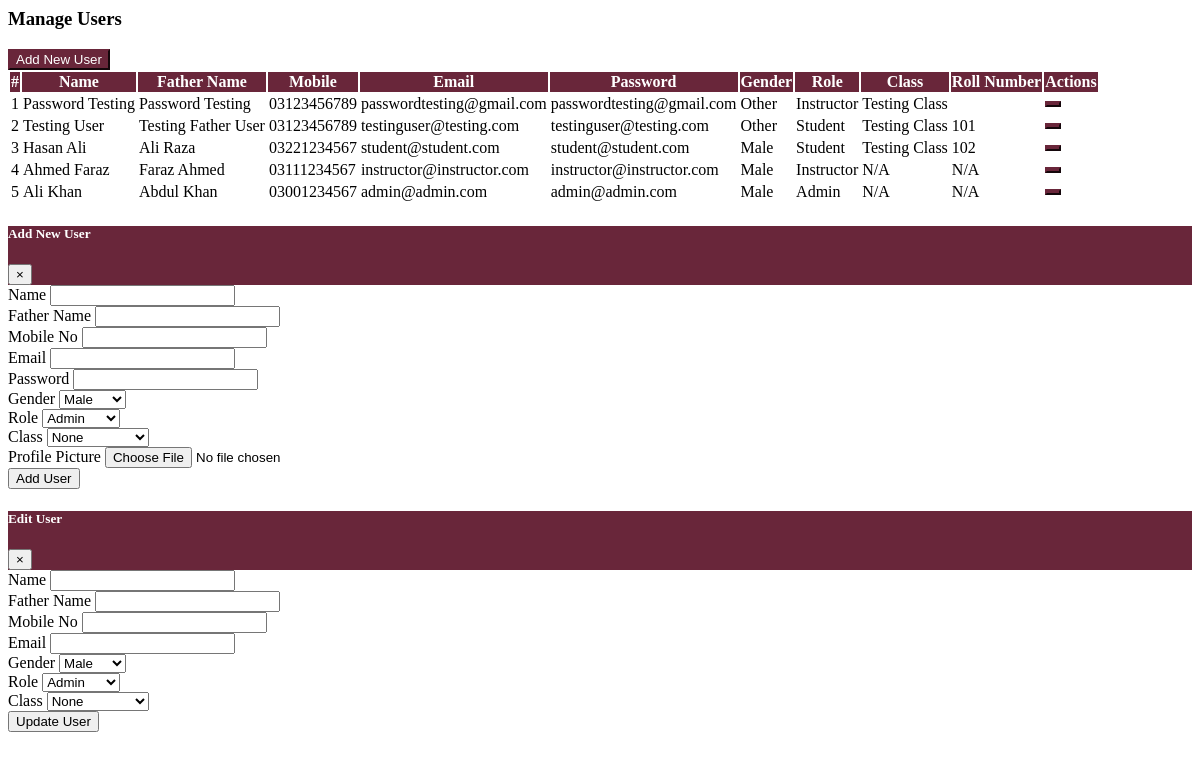
Screenshot of /Admin/pages/manage_user_content.php with the database file from the repository.
### tables this page shows
CREATE TABLE `users` (
  `id` int(11) NOT NULL,
  `name` varchar(100) NOT NULL,
  `father_name` varchar(100) DEFAULT NULL,
  `mobile_no` varchar(20) DEFAULT NULL,
  `email` varchar(100) NOT NULL,
  `password` varchar(255) NOT NULL,
  `gender` enum('Male','Female','Other') DEFAULT NULL,
  `role` enum('Admin','Instructor','Student') NOT NULL,
  `class_id` int(11) DEFAULT NULL,
  `roll_number` varchar(50) DEFAULT NULL,
  `profile_picture` varchar(255) DEFAULT NULL,
  `created_at` timestamp NOT NULL DEFAULT current_timestamp()
);

CREATE TABLE `classes` (
  `id` int(11) NOT NULL,
  `class_name` varchar(100) NOT NULL,
  `section` varchar(50) DEFAULT NULL,
  `instructor_id` int(11) DEFAULT NULL,
  `created_at` timestamp NOT NULL DEFAULT current_timestamp()
);

### Admin/pages/manage_user_content.php (the view, shortened to what this page needs)
<?php
include('../config/db.php');
$users = mysqli_query($conn, "SELECT users.*, classes.class_name FROM users LEFT JOIN classes ON users.class_id = classes.id ORDER BY users.id DESC");
?>
<div class="container-fluid">
  <div class="card">
    <div class="card-header">
      <h3 class="card-title">Manage Users</h3>
      <div class="card-tools">
        <button class="btn btn-primary btn-sm" data-toggle="modal" data-target="#addUserModal">
          <i class="fas fa-plus"></i> Add New User
        </button>
      </div>
    </div>
    <div class="card-body table-responsive">
      <table class="table table-bordered table-striped text-center">
        <thead>
          <tr>
            <th>#</th>
            <th>Name</th>
            <th>Father Name</th>
            <th>Mobile</th>
            <th>Email</th>
            <th>Password</th>
            <th>Gender</th>
            <th>Role</th>
            <th>Class</th>
            <th>Roll Number</th>
            <th>Actions</th>
          </tr>
        </thead>
        <tbody>
          <?php
          $i = 1;
          while ($row = mysqli_fetch_assoc($users)) {
          ?>
            <tr>
              <td><?= $i++; ?></td>
              <td><?= htmlspecialchars($row['name']); ?></td>
              <td><?= htmlspecialchars($row['father_name']); ?></td>
              <td><?= htmlspecialchars($row['mobile_no']); ?></td>
              <td><?= htmlspecialchars($row['email']); ?></td>
              <td><?= htmlspecialchars($row['password']); ?></td>
              <td><?= htmlspecialchars($row['gender']); ?></td>
              <td><?= htmlspecialchars($row['role']); ?></td>
              <td><?= htmlspecialchars($row['class_name'] ?? 'N/A'); ?></td>
              <td><?= htmlspecialchars($row['roll_number'] ?? 'N/A'); ?></td>
              <td>
                <button class="btn btn-warning btn-sm editBtn"
                  data-id="<?= $row['id']; ?>"
                  data-name="<?= $row['name']; ?>"
                  data-father="<?= $row['father_name']; ?>"
                  data-mobile="<?= $row['mobile_no']; ?>"
                  data-email="<?= $row['email']; ?>"
                  data-gender="<?= $row['gender']; ?>"
                  data-role="<?= $row['role']; ?>"
                  data-class="<?= $row['class_id']; ?>"
                  data-roll="<?= $row['roll_number']; ?>">
                </button>
              </td>
            </tr>
          <?php } ?>
        </tbody>
      </table>
    </div>
  </div>
</div>
<div class="modal fade" id="addUserModal">
  <div class="modal-dialog modal-lg">
    <div class="modal-content">
      <form method="POST" enctype="multipart/form-data">
        <div class="modal-header">
          <h5 class="modal-title">Add New User</h5>
          <button type="button" class="close text-white" data-dismiss="modal">&times;</button>
        </div>
        <div class="modal-body row">
          <div class="col-md-6 form-group">
            <label>Name</label>
            <input type="text" name="name" class="form-control" required>
          </div>
          <div class="col-md-6 form-group">
            <label>Father Name</label>
            <input type="text" name="father_name" class="form-control">
          </div>
          <div class="col-md-6 form-group">
            <label>Mobile No</label>
            <input type="text" name="mobile_no" class="form-control">
          </div>
          <div class="col-md-6 form-group">
            <label>Email</label>
            <input type="email" name="email" class="form-control" required>
          </div>
          <div class="col-md-6 form-group">
            <label>Password</label>
            <input type="password" name="password" class="form-control" required>
          </div>
          <div class="col-md-6 form-group">
            <label>Gender</label>
            <select name="gender" class="form-control">
              <option>Male</option>
            </select>
          </div>
          <div class="col-md-6 form-group">
            <label>Role</label>
            <select name="role" id="add_role" class="form-control">
              <option>Admin</option>
            </select>
          </div>
          <div class="col-md-6 form-group">
            <label>Class</label>
            <select name="class_id" class="form-control">
              <option value="">None</option>
            </select>
          </div>
          <div class="col-md-12 form-group">
            <label>Profile Picture</label>
            <input type="file" name="profile_picture" class="form-control">
          </div>
        </div>
        <div class="modal-footer">
          <button type="submit" name="add_user" class="btn btn-success">Add User</button>
        </div>
      </form>
    </div>
  </div>
</div>
<div class="modal fade" id="editUserModal">
  <div class="modal-dialog modal-lg">
    <div class="modal-content">
      <form method="POST">
        <div class="modal-header">
          <h5 class="modal-title">Edit User</h5>
          <button type="button" class="close text-white" data-dismiss="modal">&times;</button>
        </div>
        <div class="modal-body row">
          <div class="col-md-6 form-group">
            <label>Name</label>
            <input type="text" name="name" id="edit_name" class="form-control" required>
          </div>
          <div class="col-md-6 form-group">
            <label>Father Name</label>
            <input type="text" name="father_name" id="edit_father" class="form-control">
          </div>
          <div class="col-md-6 form-group">
            <label>Mobile No</label>
            <input type="text" name="mobile_no" id="edit_mobile" class="form-control">
          </div>
          <div class="col-md-6 form-group">
            <label>Email</label>
            <input type="email" name="email" id="edit_email" class="form-control" required>
          </div>
          <div class="col-md-6 form-group">
            <label>Gender</label>
            <select name="gender" id="edit_gender" class="form-control">
              <option>Male</option>
            </select>
          </div>
          <div class="col-md-6 form-group">
            <label>Role</label>
            <select name="role" id="edit_role" class="form-control">
              <option>Admin</option>
            </select>
          </div>
          <div class="col-md-6 form-group">
            <label>Class</label>
            <select name="class_id" id="edit_class" class="form-control">
              <option value="">None</option>
            </select>
          </div>
        </div>
        <div class="modal-footer">
          <button type="submit" name="update_user" class="btn btn-success">Update User</button>
        </div>
      </form>
    </div>
  </div>
</div>

### Admin/pages/manage_user_content.php (style rules this page uses)
table thead th { background-color: #69263a !important; color: #fff !important; text-align: center; }
.card-tools .btn, .btn-info, .btn-warning, .btn-danger { background-color: #69263a !important; border-color: #69263a !important; color: #fff !important; transition: all 0.3s ease-in-out; }
.modal-header { background-color: #69263a !important; color: #fff !important; }

### rows the page displays
users: name "Password Testing", father_name "Password Testing", mobile_no "03123456789", email "passwordtesting@gmail.com", password "passwordtesting@gmail.com", gender "Other", role "Instructor", class.class_name "Testing Class"
users: name "Testing User", father_name "Testing Father User", mobile_no "03123456789", email "testinguser@testing.com", password "testinguser@testing.com", gender "Other", role "Student", class.class_name "Testing Class", roll_number "101"
users: name "Hasan Ali", father_name "Ali Raza", mobile_no "03221234567", email "student@student.com", password "student@student.com", gender "Male", role "Student", class.class_name "Testing Class", roll_number "102"
users: name "Ahmed Faraz", father_name "Faraz Ahmed", mobile_no "03111234567", email "instructor@instructor.com", password "instructor@instructor.com", gender "Male", role "Instructor", class_name "N/A", roll_number "N/A"
users: name "Ali Khan", father_name "Abdul Khan", mobile_no "03001234567", email "admin@admin.com", password "admin@admin.com", gender "Male", role "Admin", class_name "N/A", roll_number "N/A"
